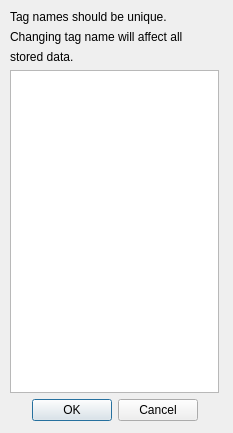
<?xml version="1.0" encoding="UTF-8"?>
<ui version="4.0">
 <class>TagEditorWidget</class>
 <widget class="QWidget" name="TagEditorWidget">
  <property name="geometry">
   <rect>
    <x>0</x>
    <y>0</y>
    <width>233</width>
    <height>433</height>
   </rect>
  </property>
  <property name="sizePolicy">
   <sizepolicy hsizetype="Fixed" vsizetype="Fixed">
    <horstretch>0</horstretch>
    <verstretch>0</verstretch>
   </sizepolicy>
  </property>
  <property name="windowTitle">
   <string>Tag Editor</string>
  </property>
  <widget class="QWidget" name="verticalLayoutWidget">
   <property name="geometry">
    <rect>
     <x>10</x>
     <y>10</y>
     <width>211</width>
     <height>411</height>
    </rect>
   </property>
   <layout class="QVBoxLayout" name="verticalLayout">
    <item>
     <widget class="QLabel" name="label">
      <property name="text">
       <string>Tag names should be unique. </string>
      </property>
     </widget>
    </item>
    <item>
     <widget class="QLabel" name="label_2">
      <property name="text">
       <string>Changing tag name will affect all</string>
      </property>
     </widget>
    </item>
    <item>
     <widget class="QLabel" name="label_3">
      <property name="text">
       <string>stored data.</string>
      </property>
     </widget>
    </item>
    <item>
     <widget class="QTableView" name="tableViewTags">
      <property name="sizePolicy">
       <sizepolicy hsizetype="Expanding" vsizetype="Expanding">
        <horstretch>0</horstretch>
        <verstretch>0</verstretch>
       </sizepolicy>
      </property>
      <property name="maximumSize">
       <size>
        <width>209</width>
        <height>16777215</height>
       </size>
      </property>
      <property name="sizeAdjustPolicy">
       <enum>QAbstractScrollArea::AdjustToContents</enum>
      </property>
     </widget>
    </item>
    <item alignment="Qt::AlignHCenter">
     <widget class="QDialogButtonBox" name="buttonBoxConfirm">
      <property name="sizePolicy">
       <sizepolicy hsizetype="Fixed" vsizetype="Fixed">
        <horstretch>0</horstretch>
        <verstretch>0</verstretch>
       </sizepolicy>
      </property>
      <property name="standardButtons">
       <set>QDialogButtonBox::Cancel|QDialogButtonBox::Ok</set>
      </property>
     </widget>
    </item>
   </layout>
  </widget>
 </widget>
 <resources/>
 <connections/>
</ui>
